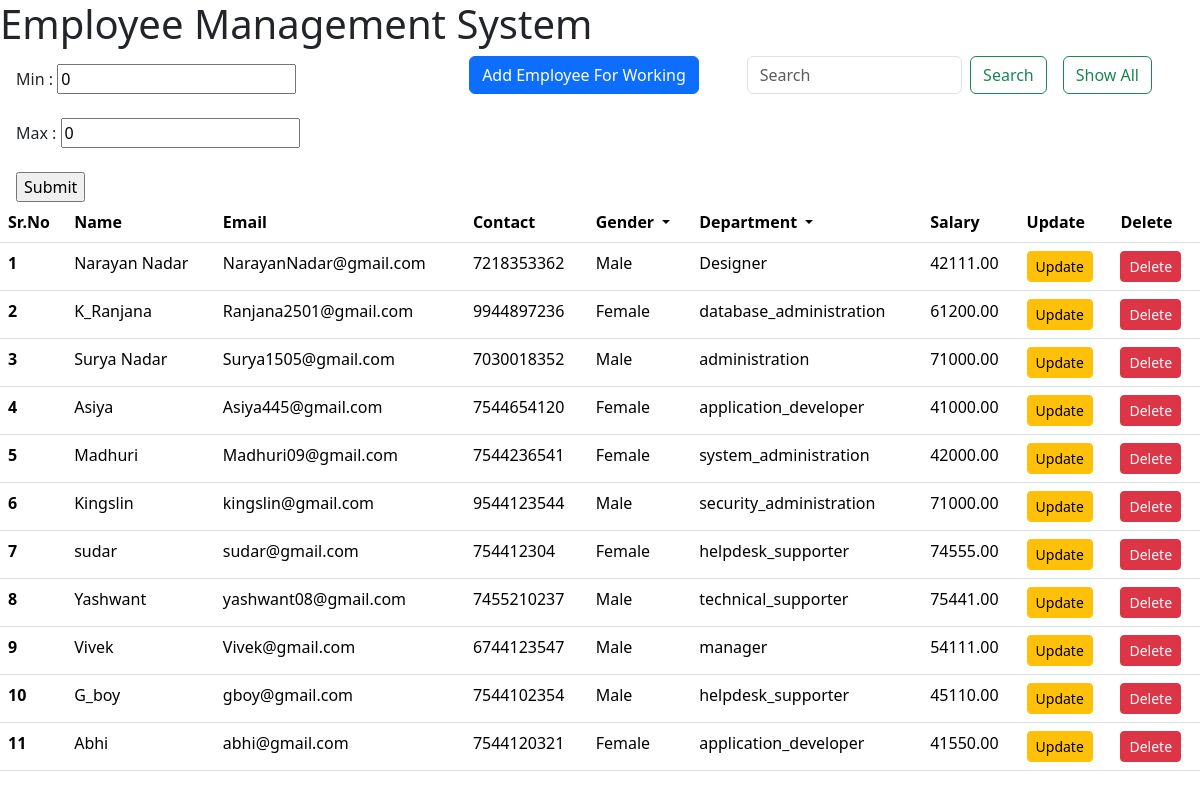
The page / on the database its author committed.
### app1/models.py (models this page shows)
class Employee(models.Model):
    gen = (
        ('Male','male'),
        ('Femail','female'),
        ('Other','other'),
    )
    departments = (
        ('administration','Administration'),
        ('system_administration','System_Administration'),
        ('application_developer','Application_Developer'),
        ('security_administration','Security_Administration'),
        ('database_administration','Database_Administration'),
        ('web_developer','Web_Developer'),
        ('helpdesk_supporter','Helpdesk_Supporter'),
        ('technical_supporter','Technical_Supporter'),
    )
    name = models.CharField(max_length=50)
    email = models.EmailField(max_length=254,primary_key=True)          #unique=True
    contact = models.BigIntegerField(max_length=10)
    dept = models.CharField(max_length=50,choices=departments)
    gender = models.CharField(max_length=50,choices=gen,default='male')
    salary = models.DecimalField(max_digits=7,decimal_places=2,null=True)
    image = models.ImageField(upload_to='images',null=True)

### app1/views.py (the view)
# urls.py: path('',views.index,name="index"),
def index(request):
    data = Employee.objects.all()
    print(data)
    return render(request,"index.html",{'data':data})

### templates/index.html (shortened to what this page needs)
<!DOCTYPE html>
<html lang="en">
<head>
    <link href="https://cdn.jsdelivr.net/npm/bootstrap@5.3.2/dist/css/bootstrap.min.css" rel="stylesheet">
</head>
<body>
    <h1>Employee Management System</h1>
    <a href="{% url 'index' %}"><button class="btn btn-outline-success float-end me-5 mb-3">Show All</button></a>
    <div class="float-end me-3" style="width: 300px;">
      <form class="d-flex" action="{% url 'search' %}" method="post">
        <input class="form-control me-2" type="search" placeholder="Search" aria-label="Search" name="search">
        <button class="btn btn-outline-success" type="submit">Search</button>
      </form>
    </div>
    <a href="{% url 'add' %}"><button class="btn btn-primary btn-md float-end me-5 mb-3">Add Employee For Working</button></a>
    <div class='ms-3 mt-3' style="width:600px;">
      <form action="{% url 'filter_salary' %}">
        <label for="">Min : </label>
        <input type="number" name="min" value="0">
        <br><br>
        <label for="">Max : </label>
        <input type="number" name="max" value="0">
        <br><br>
        <input type="submit" name="Apply" id="">
      </form>
    </div>
    <table class="table">
        <thead>
          <tr>
            <th scope="col">Sr.No</th>
            <th scope="col">Name</th>
            <th scope="col">Email</th>
            <th scope="col">Contact</th>
            <th scope="col">
              <div class="dropdown">
                <span class="dropdown-toggle" type="button" id="dropdownMenuButton1" data-bs-toggle="dropdown" aria-expanded="false">
                   Gender
                </span>
              </div>
            </th>
            <th scope="col">
              <div class="dropdown">
                <span class="dropdown-toggle" type="button" id="dropdownMenuButton1" data-bs-toggle="dropdown" aria-expanded="false">
                   Department
                </span>
              </div>
            </th>
            <th scope="col">Salary</th>
            <th scope="col">Update</th>
            <th scope="col">Delete</th>
          </tr>
        </thead>
        <tbody>
            {% for i in data %}
          <tr>
            <th scope="row">{{forloop.counter}}</th>
            <td>{{i.name}}</td>
            <td>{{i.email}}</td>
            <td>{{i.contact}}</td>
            <td>{{i.gender|capfirst}}</td>
            <td>{{i.dept}}</td>
            <td>{{i.salary}}</td>
            <th><a href="update/{{i.email}}"><button class="btn btn-warning btn-sm">Update</button></a></th>
            <th><a href="delete/{{i.email}}"><button class="btn btn-danger btn-sm">Delete</button></a></th>
          </tr>
          {% endfor %}
        </tbody>
      </table>
</body>
</html>

### rows shown on the page
Employee: name "Narayan Nadar", email "NarayanNadar@gmail.com", contact "7218353362", gender "Male", dept "Designer", salary "42111.00"
Employee: name "K_Ranjana", email "Ranjana2501@gmail.com", contact "9944897236", gender "Female", dept "database_administration", salary "61200.00"
Employee: name "Surya Nadar", email "Surya1505@gmail.com", contact "7030018352", gender "Male", dept "administration", salary "71000.00"
Employee: name "Asiya", email "Asiya445@gmail.com", contact "7544654120", gender "Female", dept "application_developer", salary "41000.00"
Employee: name "Madhuri", email "Madhuri09@gmail.com", contact "7544236541", gender "Female", dept "system_administration", salary "42000.00"
Employee: name "Kingslin", email "kingslin@gmail.com", contact "9544123544", gender "Male", dept "security_administration", salary "71000.00"
Employee: name "sudar", email "sudar@gmail.com", contact "754412304", gender "Female", dept "helpdesk_supporter", salary "74555.00"
Employee: name "Yashwant", email "yashwant08@gmail.com", contact "7455210237", gender "Male", dept "technical_supporter", salary "75441.00"
Employee: name "Vivek", email "Vivek@gmail.com", contact "6744123547", gender "Male", dept "manager", salary "54111.00"
Employee: name "G_boy", email "gboy@gmail.com", contact "7544102354", gender "Male", dept "helpdesk_supporter", salary "45110.00"
Employee: name "Abhi", email "abhi@gmail.com", contact "7544120321", gender "Female", dept "application_developer", salary "41550.00"
